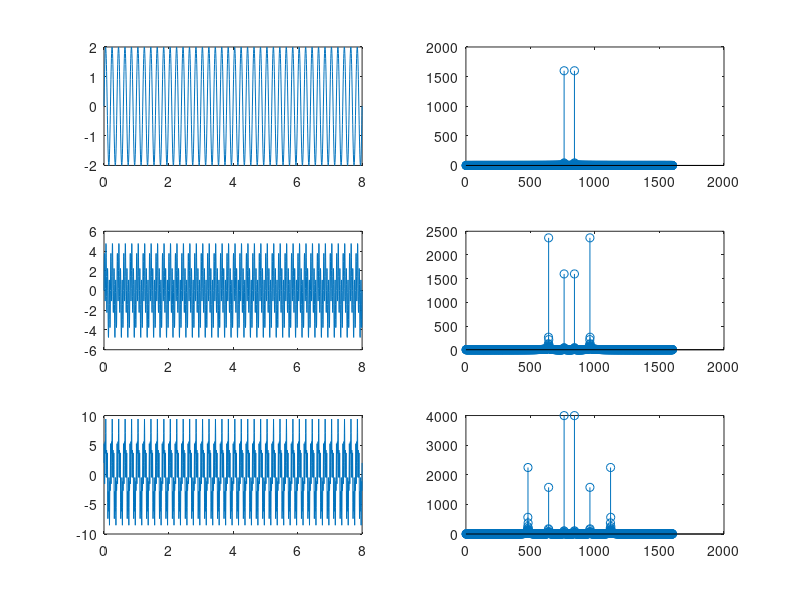
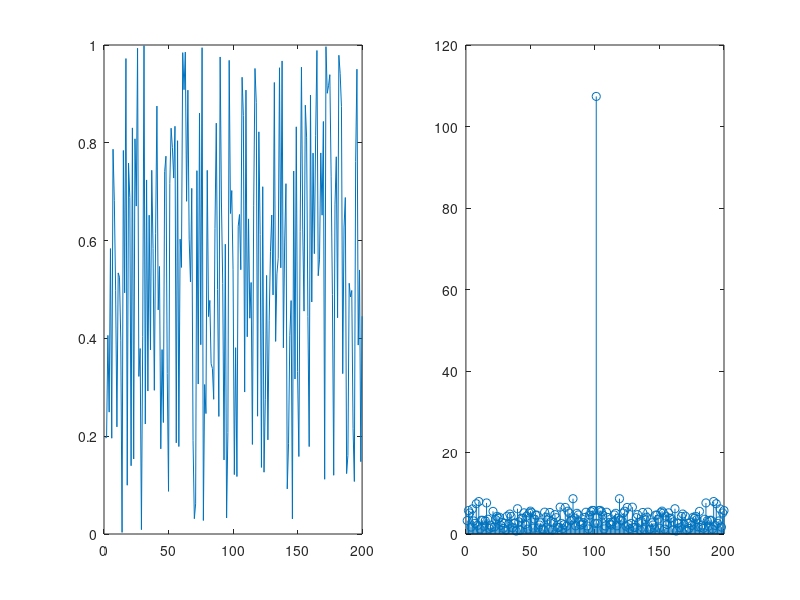

MATLAB code for these plots, in order:
close all
clear
dt = 1/200; %sampling rate
st = 0; %start time
et = 8; %end time
t = st:dt:et; %time steps (vector)
y1 = 2*sin(10*pi*t); 
y2 = 2*sin(10*pi*t) + 3*sin(40*pi*t);
y3 = 5*sin(10*pi*t)+2*cos(40*pi*t)+3*sin(80*pi*t);
y4 = rand(1,200);

F1 = fftshift(fft(y1));
F2 = fftshift(fft(y2));
F3 = fftshift(fft(y3));
F4 = fftshift(fft(y4));

%Amount of peaks in the Fft - plot is 
%relatable with amount of frequency components * 2

%Amount of peaks in the Fft plot of y4 is at the most equal
%to the length of y4, as there might be values that are similar
%within the vector. 


figure(1)
subplot(3,2,1)
plot(t,y1)
subplot(3,2,2)
stem(abs(F1));

subplot(3,2,3)
plot(t,y2)

subplot(3,2,4)
stem((abs(F2)))

subplot(3,2,5)
plot(t,y3)

subplot(3,2,6)
stem(abs(F3))

figure(2)
subplot(1,2,1)
plot(y4)

subplot(1,2,2)
stem(abs(F4))

